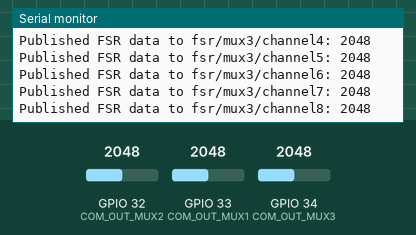
This sketch was run on a simulated ESP32. On the bench: the last lines printed to the serial monitor. Inputs (shaded band) come from the test bench; at power-on: GPIO 32 (COM_OUT_MUX2) = 2048, GPIO 33 (COM_OUT_MUX1) = 2048, GPIO 34 (COM_OUT_MUX3) = 2048. WiFi joins after 1.5 s; servers stay silent unless stated; no MQTT or app messages arrive unless stated.

Above: at 2.7 s.
2.8 s: GPIO 32 (COM_OUT_MUX2) set to 2866
At 3.6 s:
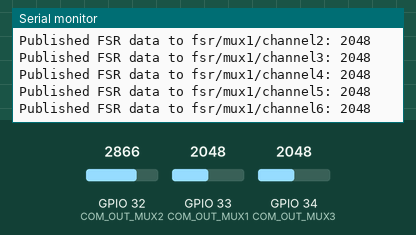
4.3 s: GPIO 33 (COM_OUT_MUX1) set to 2866
At 5.0 s:
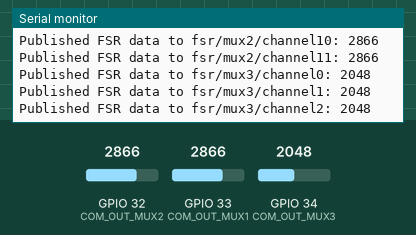
5.8 s: GPIO 34 (COM_OUT_MUX3) set to 2866
At 6.4 s:
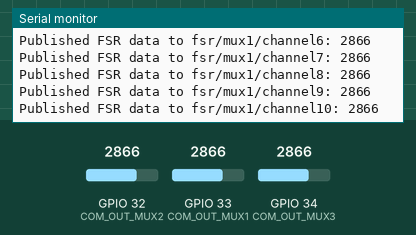
7.3 s: GPIO 32 (COM_OUT_MUX2) set to 3603
At 7.9 s:
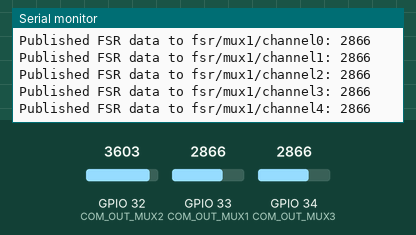
8.8 s: GPIO 33 (COM_OUT_MUX1) set to 3603
At 9.4 s:
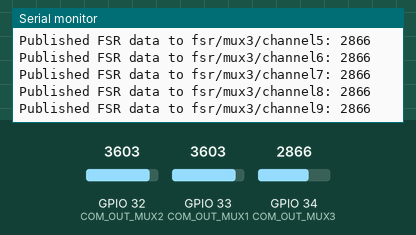
10.3 s: GPIO 34 (COM_OUT_MUX3) set to 3603
At 11.2 s:
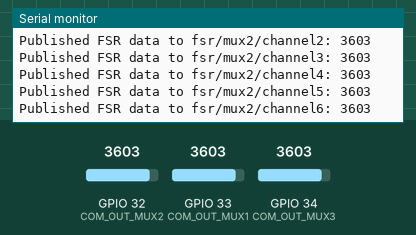
Timing chart, 0 to 12.8 s (numbered marks = the images above; inputs shaded):
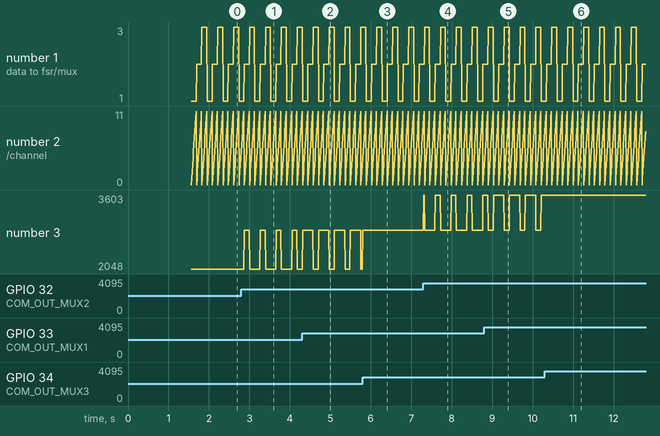

Measured:
- after the input at 2.8 s, the serial monitor: prints a new line after 0.07 s (image 1)
- after the input at 4.3 s, the serial monitor: prints a new line at once (image 2)
- after the input at 5.8 s, the serial monitor: prints a new line at once (image 3)
- after the input at 7.3 s, the serial monitor: prints a new line at once (image 4)
- after the input at 8.8 s, the serial monitor: prints a new line after 0.23 s (image 5)
- after the input at 10.3 s, the serial monitor: prints a new line after 0.17 s (image 6)
- plotted number 3: 2866 → 3603 after the input at 7.3 s

The sketch:

fsrV1.0_mqtt.ino
```cpp
#include <WiFi.h>
#include <PubSubClient.h>

// MQTT and Wi-Fi settings
const char* mqtt_server = "192.168.0.177";
const int mqtt_port = 1820;
const char* ssid = "AI_Hand_Network_2.4";
const char* password = "adminroot";

// MUX Pin Definitions
#define S0_MUX1 17
#define S1_MUX1 16
#define S2_MUX1 14
#define S3_MUX1 13
#define COM_OUT_MUX1 33

#define S0_MUX2 23
#define S1_MUX2 22
#define S2_MUX2 21
#define S3_MUX2 19
#define COM_OUT_MUX2 32

#define S0_MUX3 25
#define S1_MUX3 4
#define S2_MUX3 27
#define S3_MUX3 26
#define COM_OUT_MUX3 34

WiFiClient espClient;
PubSubClient client(espClient);

void selectMuxChannel(int mux, int channel)
{
    if (mux == 1)
    {
        digitalWrite(S0_MUX1, channel & 0x01);
        digitalWrite(S1_MUX1, (channel >> 1) & 0x01);
        digitalWrite(S2_MUX1, (channel >> 2) & 0x01);
        digitalWrite(S3_MUX1, (channel >> 3) & 0x01);
    }
    else if (mux == 2)
    {
        digitalWrite(S0_MUX2, channel & 0x01);
        digitalWrite(S1_MUX2, (channel >> 1) & 0x01);
        digitalWrite(S2_MUX2, (channel >> 2) & 0x01);
        digitalWrite(S3_MUX2, (channel >> 3) & 0x01);
    }
    else if (mux == 3)
    {
        digitalWrite(S0_MUX3, channel & 0x01);
        digitalWrite(S1_MUX3, (channel >> 1) & 0x01);
        digitalWrite(S2_MUX3, (channel >> 2) & 0x01);
        digitalWrite(S3_MUX3, (channel >> 3) & 0x01);
    }
}

int readMux(int mux, int channel)
{
    selectMuxChannel(mux, channel);
    delayMicroseconds(5);
    if (mux == 1)
    {
      return analogRead(COM_OUT_MUX1);
    }
    if (mux == 2)
    {
      return analogRead(COM_OUT_MUX2);
    }
    if (mux == 3)
    {
      return analogRead(COM_OUT_MUX3);
    }
    return 0;
}

void setup_wifi()
{
    delay(10);
    Serial.println();
    Serial.print("Connecting to WiFi...");
    WiFi.begin(ssid, password);
    while (WiFi.status() != WL_CONNECTED)
    {
        delay(500);
        Serial.print(".");
    }
    Serial.println("Connected to WiFi");
}

void reconnect()
{
    while (!client.connected())
    {
        Serial.print("Attempting MQTT connection...");
        if (client.connect("ESP32Client"))
        {
            Serial.println("connected");
        }
        else
        {
            Serial.print("failed, rc=");
            Serial.print(client.state());
            delay(5000);
        }
    }
}

void setup()
{
    Serial.begin(115200);

    pinMode(S0_MUX1, OUTPUT);
    pinMode(S1_MUX1, OUTPUT);
    pinMode(S2_MUX1, OUTPUT);
    pinMode(S3_MUX1, OUTPUT);

    pinMode(S0_MUX2, OUTPUT);
    pinMode(S1_MUX2, OUTPUT);
    pinMode(S2_MUX2, OUTPUT);
    pinMode(S3_MUX2, OUTPUT);

    pinMode(S0_MUX3, OUTPUT);
    pinMode(S1_MUX3, OUTPUT);
    pinMode(S2_MUX3, OUTPUT);
    pinMode(S3_MUX3, OUTPUT);

    pinMode(COM_OUT_MUX1, INPUT);
    pinMode(COM_OUT_MUX2, INPUT);
    pinMode(COM_OUT_MUX3, INPUT);

    setup_wifi();
    client.setServer(mqtt_server, mqtt_port);
}

void loop()
{
    if (!client.connected())
    {
        reconnect();
    }
    client.loop();

    for (int mux = 1; mux <= 3; mux++)
    {
        for (int channel = 0; channel < 12; channel++)
        {
            int fsrValue = readMux(mux, channel);
            String topic = "fsr/mux" + String(mux) + "/channel" + String(channel);
            String payload = String(fsrValue);

            // Publish the FSR value to the topic
            client.publish(topic.c_str(), payload.c_str());

            Serial.print("Published FSR data to ");
            Serial.print(topic);
            Serial.print(": ");
            Serial.println(fsrValue);
            delay(10);
        }
    }

}
```
